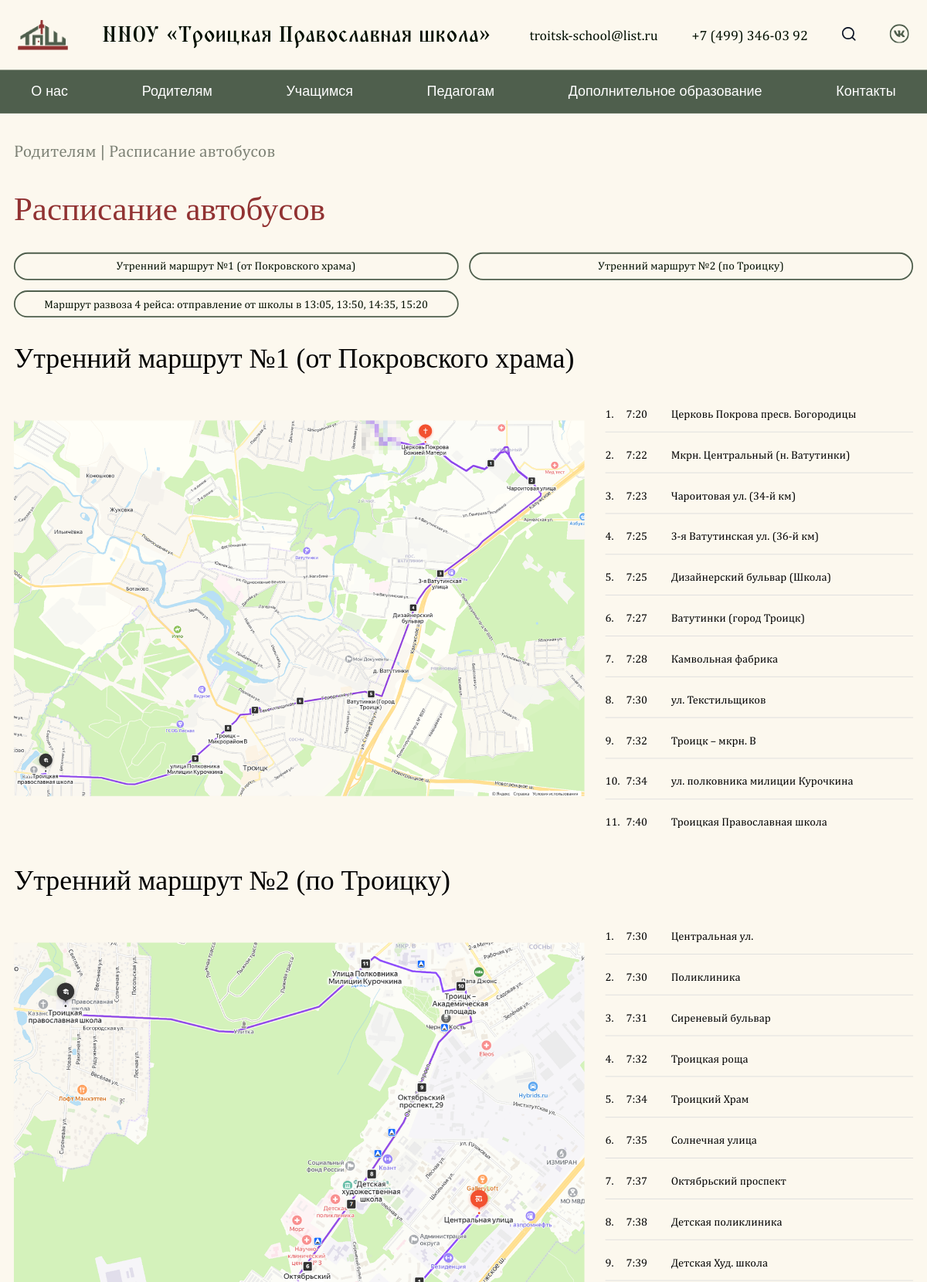
Screenshot of /schedule-bus/ (upper part) with the database file from the repository.
### pages/models.py (models this page shows, shortened)
class Contact(SingletonModel):
  email = models.CharField("Электронная почта", max_length=100)
  phone = models.CharField("Телефон", max_length=100)
  address = models.CharField("Адрес", max_length=100)
  vk_link = models.CharField("Ссылка на VK", max_length=100)
  class Meta:
    verbose_name = "Контакты"
    verbose_name_plural = "Контакты"

class BusSchedule(models.Model):
  title = models.TextField("Название маршрута", max_length=2000)
  anchor = models.PositiveIntegerField("Якорь маршрута(для навигации в странице маршрутов)", null=True, blank=True)
  image = models.ImageField("Изображение с картой", upload_to="maps/", null=True, blank=True)
  class Meta:
    verbose_name = "Расписание автобусов"
    verbose_name_plural = "Расписание автобусов"

class BusScheduleTime(models.Model):
  schedule = models.ForeignKey(BusSchedule, on_delete=models.CASCADE, related_name="times")
  time = models.TimeField("Время", null=True, blank=True)
  text = models.CharField("Описание", max_length=300, null=True, blank=True)
  class Meta:
    verbose_name = "Время расписания автобусов"
    verbose_name_plural = "Время расписания автобусов"

### pages/views.py (the view)
# urls.py: path('schedule-bus/', schedule_bus_page, name="page_schedule_bus"),
def schedule_bus_page(request):
  main_page_info = MainPage.objects.all()[0]
  contacts = Contact.objects.all()[0]
  schedules = BusSchedule.objects.all()
  page_for_nav_a = GenericPageA.objects.all().filter(show_in_nav=True)
  page_for_nav_b = GenericPageB.objects.all().filter(show_in_nav=True)
  context = {
      'main_page_info': main_page_info,
      'contacts': contacts,
      'schedules': schedules,
      'page_for_nav_a': page_for_nav_a,
      'page_for_nav_b': page_for_nav_b,
  }
  return render(request, 'bus_timetable.html', context)

### pages/templates/bus_timetable.html (shortened to what this page needs)
{% extends 'generics/base.html' %}
{% load static %}
{% block content %}
<div class="container">
    <h3 class="available_spots-title-h3"><a href="{% url 'page_type_b' 10 %}" class="generic-breadcrumb generic-subtitle">Родителям</a> | Расписание автобусов</h3>
        <div class="bus_timetable">
            <h2 class="bell-schedule-h2">Расписание автобусов</h2>
            <div class="bus-schedule-block">
                <div class="bus-schedule-buttons" style="display: grid; grid-template-columns: 1fr 1fr;">
                    {% for sc in schedules %}
                    <a href="#{{ sc.anchor }}" class="generic-category-item" style="width: auto; padding: 8px 20px;">{{ sc.title }}</a>
                    {% endfor %}
                </div>
                {% for sc in schedules %}
                <h2 class="bus-schedule-title" id="{{ sc.anchor }}">{{ sc.title|linebreaksbr }}</h2>
                <div class="bus-schedule-content">
                    <div class="bus-map">
                        <img src="{{ sc.image.url }}" alt="Карта маршрута автобуса">
                    </div>
                    <ol class="bus-stops-list" type="1">
                        {% for tm in sc.times.all %}
                        <li>
                            {% if tm.time %}<span class="time">{{ tm.time }}</span>{% endif %}
                            <span class="stop-name">{{ tm.text }}</span>
                        </li>
                        {% endfor %}
                    </ol>
                </div>
                {% endfor %}
            </div>
        </div>
</div>
{% endblock %}

### pages/templates/generics/_header.html (shortened to what this page needs)
{% load static %}
<header class="header">
    <div class="container">
        <div class="header-block">
            <a href="{% url 'page_main' %}" class="header-box">
                <img src="{% static 'assets/Layer_Logo.png' %}" alt="">
                <h1 class="header-title">ННОУ «Троицкая Православная школа»</h1>
            </a>
            <div class="header-nav">
                <ul class="nav-list">
                    <li><a href="mailto:{{ contacts.email }}" class="nav-link">{{ contacts.email }}</a></li>
                    <li><a href="tel:{{ contacts.phone }}" class="nav-link">{{ contacts.phone }}</a></li>
                    <li><a href="#" class="nav-link">
                    </a></li>
                    <li><a href="{{ contacts.vk_link }}" class="nav-link">
                    </a></li>
                </ul>
            </div>
        </div>
    </div>
</header>
<nav class="navbar">
    <ul class="container menu">
        <li class="menu-item has-submenu">
            <a href="{% url 'page_type_b' 9 %}">О нас</a>
        </li>
        <li class="menu-item has-submenu">
            <a href="{% url 'page_type_b' 10 %}">Родителям</a>
        </li>
        <li class="menu-item has-submenu">
            <a href="{% url 'page_type_b' 11 %}">Учащимся</a>
        </li>
        <li class="menu-item has-submenu">
            <a href="{% url 'page_type_b' 12 %}">Педагогам</a>
        </li>
        <li class="menu-item"><a href="{% url 'page_additional_education' %}">Дополнительное образование</a></li>
        <li class="menu-item"><a href="{% url 'page_contacts' %}">Контакты</a></li>
    </ul>
    </nav>

### static/css/index.css (style rules this page uses)
* { padding: 0; margin: 0; box-sizing: border-box; list-style: none; text-decoration: none; }
html, body { margin: 0; padding: 0; background: #FCF8EE; scroll-behavior: smooth; }
@media (max-width: 1330px) { body { overflow-x: hidden; } }
.container { max-width: 1300px; margin: 0 auto; }
p, span, a, h1, h2, h3, h4, h5, h6, b { font-family: 'Playfair Display', sans-serif; }

### static/css/header.css (style rules this page uses)
.header { padding: 26px; width: 100%; background: rgb(252, 248, 238); }
.header-block { display: flex; justify-content: space-between; align-items: center; }
.header-box { display: flex; align-items: center; gap: 49px; }
.nav-list { display: flex; align-items: center; gap: 49px; }
.header-title { color: rgb(2, 15, 1); font-family: 'TriodPostnaja' , serif; font-size: 32px; font-weight: 500; line-height: 49px; text-align: left; }
.nav-link { color: rgb(2, 15, 1); font-family: 'Literata', sans-serif; font-size: 20px; font-weight: 400; letter-spacing: 0%; text-align: left; }
.navbar { background-color: #4F5F4D; }
.menu { display: flex; justify-content: space-between; list-style: none; padding: 0; margin: 0; }
.menu-item { position: relative; }
.menu-item a { display: block; padding: 20px 25px; color: white; text-decoration: none; font-size: 20px; font-size: 'Literata', sans-serif; border-radius: 12px; }

### static/css/generic.css (style rules this page uses)
.generic-subtitle { font-size: 24px; font-weight: 500; line-height: 1.2; color: #020F01; opacity: 0.5; padding-top: 48px; padding-bottom: 32px; font-family: 'Literata', sans-serif; }
.generic-category-item { border: 2px solid #4F5F4D; padding: 8px; width: 215px; display: flex; justify-content: center; border-radius: 24px; font-size: 16px; line-height: 1.2; font-weight: 500; cursor: pointer; font-family: 'Literata', sans-serif; text-decoration: none; color: #020F01; transition: all .2s; }
.generic-breadcrumb { opacity: 1; }

### static/css/available_spots.css (style rules this page uses)
.available_spots-title-h3 { padding-top: 40px; color: #020F01; opacity: 50%; font-family: 'Literata', serif; font-weight: 500; font-size: 24px; line-height: 120%; }

### static/css/bell_schedule.css (style rules this page uses)
.bell-schedule-h2 { padding-top: 40px; font-family: 'Playfair Display', serif; color: #913232; font-weight: 500; font-size: 48px; line-height: 120%; letter-spacing: 0%; }

### static/css/bus-timetable.css (style rules this page uses)
.bus-schedule-buttons { padding-top: 35px; display: flex; gap: 15px; }
.bus-schedule-title { padding-top: 39px; font-family: 'Playfair Display', serif; font-weight: 500; font-size: 40px; line-height: 100%; letter-spacing: 0%; }
.bus-schedule-content { padding-top: 40px; display: flex; gap: 30px; }
.bus-map { padding-top: 30px; width: 827px; overflow: hidden; }
.bus-map > img { width: 100%; }
.bus-stops-list { list-style: decimal; padding-left: 24px; margin: 0; display: flex; flex-direction: column; gap: 12px; }
.bus-stops-list { counter-reset: stop; display: flex; flex-direction: column; gap: 12px; padding-left: 0; }
.bus-stops-list li { width: 445.0000039935094px; margin-top: 13px; counter-increment: stop; position: relative; padding-left: 30px; border-bottom: 1px solid #ddd; padding-bottom: 17px; font-family: 'Literata', serif; font-size: 16px; font-weight: 400; line-height: 100%; letter-spacing: 0%; display: flex; align-items: center; gap: 10px; }
.bus-stops-list li:last-child { border-bottom: none; }
.bus-stops-list li::before { content: counter(stop) "."; position: absolute; left: 0; font-family: 'Literata', serif; font-weight: 400; font-size: 16px; line-height: 100%; letter-spacing: 0%; }
.time { min-width: 55px; font-family: 'Literata', serif; font-weight: 400; font-size: 16px; line-height: 100%; letter-spacing: 0%; color: #000; }
.stop-name { font-family: 'Literata', serif; font-weight: 400; font-size: 16px; line-height: 100%; letter-spacing: 0%; color: #000; }

### rows the page displays
Contact: email "troitsk-school@list.ru", phone "+7 (499) 346-03 92"
BusSchedule: title "Утренний маршрут №1 (от Покровского храма)", image (picture)
BusSchedule: title "Утренний маршрут №2 (по Троицку)", image (picture)
BusSchedule: title "Маршрут развоза 4 рейса: отправление от школы в 13:05, 13:50, 14:35, 15:20"
BusScheduleTime: time "7:20", text "Церковь Покрова пресв. Богородицы"
BusScheduleTime: time "7:22", text "Мкрн. Центральный (н. Ватутинки)"
BusScheduleTime: time "7:23", text "Чароитовая ул. (34-й км)"
BusScheduleTime: time "7:25", text "3-я Ватутинская ул. (36-й км)"
BusScheduleTime: time "7:25", text "Дизайнерский бульвар (Школа)"
BusScheduleTime: time "7:27", text "Ватутинки (город Троицк)"
BusScheduleTime: time "7:28", text "Камвольная фабрика"
BusScheduleTime: time "7:30", text "ул. Текстильщиков"
BusScheduleTime: time "7:32", text "Троицк – мкрн. В"
BusScheduleTime: time "7:34", text "ул. полковника милиции Курочкина"
BusScheduleTime: time "7:40", text "Троицкая Православная школа"
BusScheduleTime: time "7:30", text "Центральная ул."
BusScheduleTime: time "7:30", text "Поликлиника"
BusScheduleTime: time "7:31", text "Сиреневый бульвар"
BusScheduleTime: time "7:32", text "Троицкая роща"
BusScheduleTime: time "7:34", text "Троицкий Храм"
BusScheduleTime: time "7:35", text "Солнечная улица"
BusScheduleTime: time "7:37", text "Октябрьский проспект"
BusScheduleTime: time "7:38", text "Детская поликлиника"
BusScheduleTime: time "7:39", text "Детская Худ. школа"
